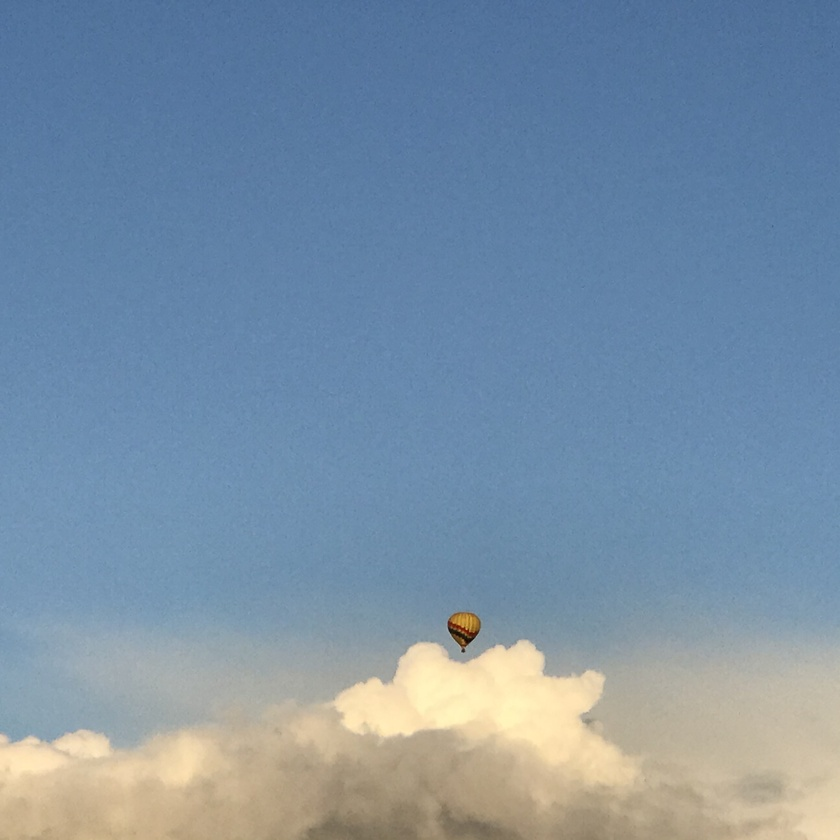
//> input picture cmake-build-debug/foreground.jpg, 840 x 840 px, shrunk from 3024 x 3024 before the run
$ ./main   (built with g++ and OpenCV 4)
//> lines starting //> are read from the running program, lines starting //| are printed output that depends on the picture
/***************************************************************************************************
 * Program II Implementation
 *
 * @author Matthew Munson
 * @date 4/17/21
 *
 * Implementation file for CSS 587A program II. This program takes a foreground and background image
 * and uses a color histogram to determine the most common pixel color in the foreground. Pixels
 * within a certain threshold of this color will be replaced with the corresponding pixels in the
 * background image. This creates a sort of "green screen" effect. It is most effective on images
 * with a distinct and consistent background color, such as a blue sky or grey wall.
 *
 * _________________________________________________________________________________________________
 * Assumptions:
 *
 * In the same directory as the this file, this program expects:
 * - foreground.jpg : The foreground image on which the effect will be applied
 * - background.jpg : The image that will be overlayed on the foreground.
 *
 * Upon completion, this program will create:
 * - overlay.jpg : The overlay of background.jpg onto parts of foreground.jpg
 *
 *__________________________________________________________________________________________________
 * Implementation Details:
 *
 * int main()
 * - Program entry point. Loads images, calls getMostCommonColor, then overlayBackground. Displays
 * the overlay image and saves it to file.
 *
 * Vec3b getMostCommonColor(const Mat&image, int buckets)
 * - Returns the most common color in an image.
 *
 *
 * Mat overlayBackground(const Mat& foreground, const Mat& background, const Vec3b& mostCommonColor,
 *                    int threshold)
 * - Overlays a background image onto the foreground image where the pixels are within a certain
 * threshold of the provided most common color
 *
 * Vec3i findMaxBucket(const Mat& hist, int buckets)
 * - Finds the maximum bucket in a 3D histogram and returns it as a Vec3i representing a color
 *
 * void displayImage(const Mat& image, const string windowName)
 * - Displays an image, waits for user input, and destroys the window
 *
 **************************************************************************************************/

#include <iostream>
#include <opencv2/core.hpp>
#include <opencv2/opencv.hpp>

using namespace std;
using namespace cv;

static const int HISTOGRAM_BUCKETS = 4;
static const int REPLACEMENT_THRESHOLD = 60;

/***************************************************************************************************
 * Get Most Common Color
 *
 * Finds the most common color in an image.
 *
 * See function implementation for detailed documentation, including purpose, preconditions, and
 * postconditions.
 **************************************************************************************************/
Vec3i getMostCommonColor(const Mat& image, int buckets);

/***************************************************************************************************
 * Overlay Background
 *
 * Overlays a background image onto a foreground, replacing colors within a certain threshold of
 * a provided most common color.
 *
 * See function implementation for detailed documentation, including purpose, preconditions, and
 * postconditions.
 **************************************************************************************************/
Mat overlayBackground(const Mat& foreground,
                      const Mat& background,
                      const Vec3i& mostCommonColor,
                      int threshold);

/***************************************************************************************************
 * Find Max Bucket
 *
 * Helper function for getMostCommonColor. From a 3D histogram, determines which bucket has the
 * greatest count (in other words, the most common color in the image) and returns it as a Vec3i
 * representing a pixel.
 *
 * See function implementation for detailed documentation, including purpose, preconditions, and
 * postconditions.
 **************************************************************************************************/
Vec3i findMaxBucket(const Mat& hist, int buckets);

/***************************************************************************************************
 * Display Image
 *
 * Helper function for displaying an image to a named window, allowing the user to view it until
 * they press a key, and then destroying the window.
 *
 * See function implementation for detailed documentation, including purpose, preconditions, and
 * postconditions.
 **************************************************************************************************/
void displayImage(const Mat& image, const string& windowName);

/***************************************************************************************************
 * Main Function
 *
 * Purpose:
 * Program entry point. Loads the foreground and background image from disk. Determines the most
 * common color in the foreground image. Overlays the background image onto the foreground based
 * on the most common color. Displays the image to the user and saves it to disk.
 *
 * @pre: foreground.jpg and background.jpg are in the working directory.
 * @post: overlay image displayed to screen and saved to disk.
 *
 * @return exit code indicating program status. Zero indicates success.
 **************************************************************************************************/
int main()
{
    string foreground_filename = "foreground.jpg";
    string background_filename = "background.jpg";

    Mat foreground = imread(foreground_filename, IMREAD_COLOR);
//> foreground is the input picture: 840 rows x 840 cols, CV_8UC3; mean B, G, R 165.1, 143.9, 121.5
    Mat background = imread(background_filename, IMREAD_COLOR);
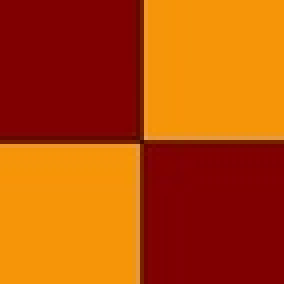
//> input picture cmake-build-debug/background.jpg, 71 x 71 px, shrunk from 256 x 256 before the run (shown 4 times larger)
//> background is the input picture: 71 rows x 71 cols, CV_8UC3; mean B, G, R 5.9, 73.7, 184.1

    Vec3i mostCommonColor = getMostCommonColor(foreground, HISTOGRAM_BUCKETS);
//> the loop in getMostCommonColor, `for(int i = 0; i < image.rows; i++)` made 840 passes
//> (blue, green, red) on passes 1 to 3: (159, 118, 85), (156, 115, 82), (153, 112, 79)
//> after the loop in getMostCommonColor, `for(int i = 0; i < image.rows; i++)`: pixel = [177, 219, 238]; blue = 177; green = 219; red = 238; bucketSize = 64; x = 3
//> the loop in findMaxBucket, `for(int i = 0; i < buckets; i++)` made 4 passes
//> (max, mostCommonColor) on passes 1 to 4: (186, [0, 64, 128]), (15296, [64, 128, 128]), (334726, [128, 128, 64]), (334726, [128, 128, 64])
//> after the loop in findMaxBucket, `for(int i = 0; i < buckets; i++)`: max = 334726
//> mostCommonColor = [128, 128, 64]

    Mat overlay = overlayBackground(foreground, background, mostCommonColor, REPLACEMENT_THRESHOLD);
//> after the loop in overlayBackground, `for(int i = 0; i < overlay.rows; i++)`:
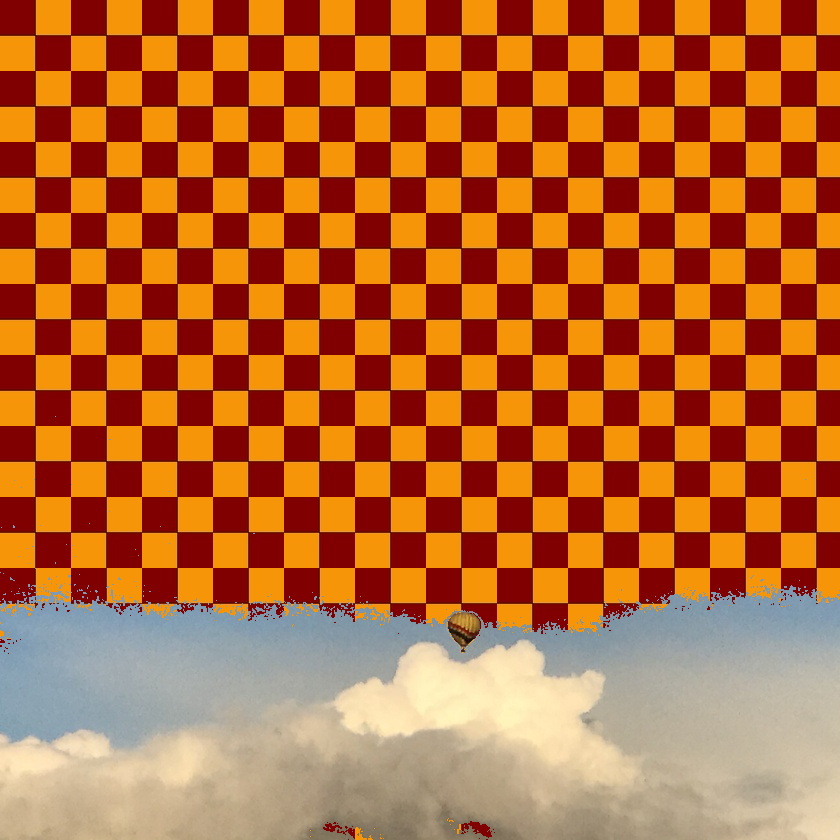
//> overlay: 840 rows x 840 cols, CV_8UC3; mean B, G, R 47.7, 101.5, 183.4

    displayImage(overlay, "Overlay Image");

    imwrite("overlay.jpg", overlay);

    return 0;
}

/***************************************************************************************************
 * Overlay Background - Implementation
 *
 * @param foreground : The image which the background will be overlaid onto
 * @param background : The image to overlay onto the foreground
 * @param mostCommonColor : The most common color identified in the foreground image
 * @param threshold : How close to the common color must a pixel be in order to be replaced
 *
 * Purpose:
 *
 * Overlays the background image onto the foreground where foreground pixels are close to the
 * most common color. Loops through each pixel in the foreground image and determines if its
 * red AND green AND blue pixels are all within the provided threshold of the most common color.
 * If this is true, the pixel will be replaced with the corresponding pixel of the background image.
 * If the background image is smaller than the foreground, it will be "tiled" onto the background
 * and form a repeating pattern.
 *
 * @pre: foreground, background, and mostCommonColor are all initialized. Threshold is greater
 *       than zero.
 * @post: background is overlaid onto common color foreground pixels, overlaid image is returned.
 *
 * @return A copy of foreground with background pixels overlaid.
 **************************************************************************************************/
Mat overlayBackground(const Mat& foreground,
                      const Mat& background,
                      const Vec3i& mostCommonColor,
                      int threshold)
{
    Mat overlay = Mat();
    foreground.copyTo(overlay);

    for(int i = 0; i < overlay.rows; i++)
    {
        for(int j = 0; j < overlay.cols; j++)
        {
            Vec3b pixel = overlay.at<Vec3b>(i, j);

            if(abs(pixel[0] - mostCommonColor[0]) < threshold &&
               abs(pixel[1] - mostCommonColor[1]) < threshold &&
               abs(pixel[2] - mostCommonColor[2]) < threshold)
            {

                pixel = background.at<Vec3b>(i % background.rows, j % background.cols);

                overlay.at<Vec3b>(i, j) = pixel;
            }
        }
    }

    return overlay;
}

/***************************************************************************************************
 * Get Most Common Color - Implementation
 *
 * @param image : The image from which the most common color will be determined
 * @param buckets : The amount of buckets in the color histogram used to determine most common color
 *
 * Purpose:
 *
 * Finds the most common color in the provided image using a color histogram. Goes through each
 * pixel and determines which bucket it falls into. Uses findMaxBucket() to determine which bucket
 * has the highest count, and returns this as a Vec3i.
 *
 * @pre: image is initialized and buckets is greater than zero.
 * @post: The most common color in the image is determined and returned as a Vector 3.
 *
 * @return a Vec3b representing the most common color in the provided image
 **************************************************************************************************/
Vec3i getMostCommonColor(const Mat& image, int buckets)
{
    int dims[] = {buckets, buckets, buckets};
    Mat hist(3, dims, CV_32S, Scalar::all(0));

    //Initialize all loop variables
    int blue, green, red, x, y, z, bucketSize;
    Vec3b pixel;

    for(int i = 0; i < image.rows; i++)
    {
        for(int j = 0; j < image.cols; j++)
        {
            pixel = image.at<Vec3b>(i, j);

            blue = pixel[0];
            green = pixel[1];
            red = pixel[2];

            bucketSize = 256 / buckets;
            x = red / bucketSize;
            y = green / bucketSize;
            z = blue / bucketSize;

            hist.at<int>(z, y, x)++;
        }
    }

    return findMaxBucket(hist, buckets);
}

/***************************************************************************************************
 * Find Max Bucket - Implementation
 *
 * @param hist : The 3D histogram from which the maximum bucket will be determined
 * @param buckets : The amount of buckets in the color histogram used to determine most common color
 *
 * Purpose:
 *
 * From the populated 3D array of buckets, this function finds the max. Based on the number of
 * buckets, it determines what the actual color was (bucket index to pixel conversion) and returns
 * this as the most common color.
 *
 * @pre: hist is initialized and filled with bucket counts. Buckets is greater than 1. Max count is
 *       greater than 0.
 * @post: The bucket with the highest count is determined and returned as a Vector 3.
 *
 * @return a Vec3b representing the most common color in the provided image
 **************************************************************************************************/
Vec3i findMaxBucket(const Mat& hist, int buckets)
{
    Vec3i mostCommonColor = Vec3i(0,0,0);

    int max = 0;

    for(int i = 0; i < buckets; i++)
    {
        for(int j = 0; j < buckets; j++)
        {
            for(int k = 0; k < buckets; k++)
            {
                int count = hist.at<int>(i, j, k);

                if(count > max)
                {
                    max = count;

                    mostCommonColor = Vec3i(i * (256 / buckets),
                                            j * (256 / buckets),
                                            k * (256 / buckets));
                }
            }
        }
    }

    return mostCommonColor;
}

/***************************************************************************************************
 * Display Image - Implementation
 *
 * @param image : The image to be displayed to the user.
 *
 * Purpose:
 *
 * Provides a wrapper around opencv functions for creating a window, showing an image, waiting for
 * the user to press any key, and destroying the window.
 *
 * @pre: Image has been initialized and windowName is not already in use in another window.
 * @post: An image has been displayed to the user.
 *
 * @return None.
 **************************************************************************************************/
void displayImage(const Mat& image, const string& windowName)
{
    namedWindow(windowName);
    imshow(windowName, image);

    waitKey(0);
    destroyWindow(windowName);
}
